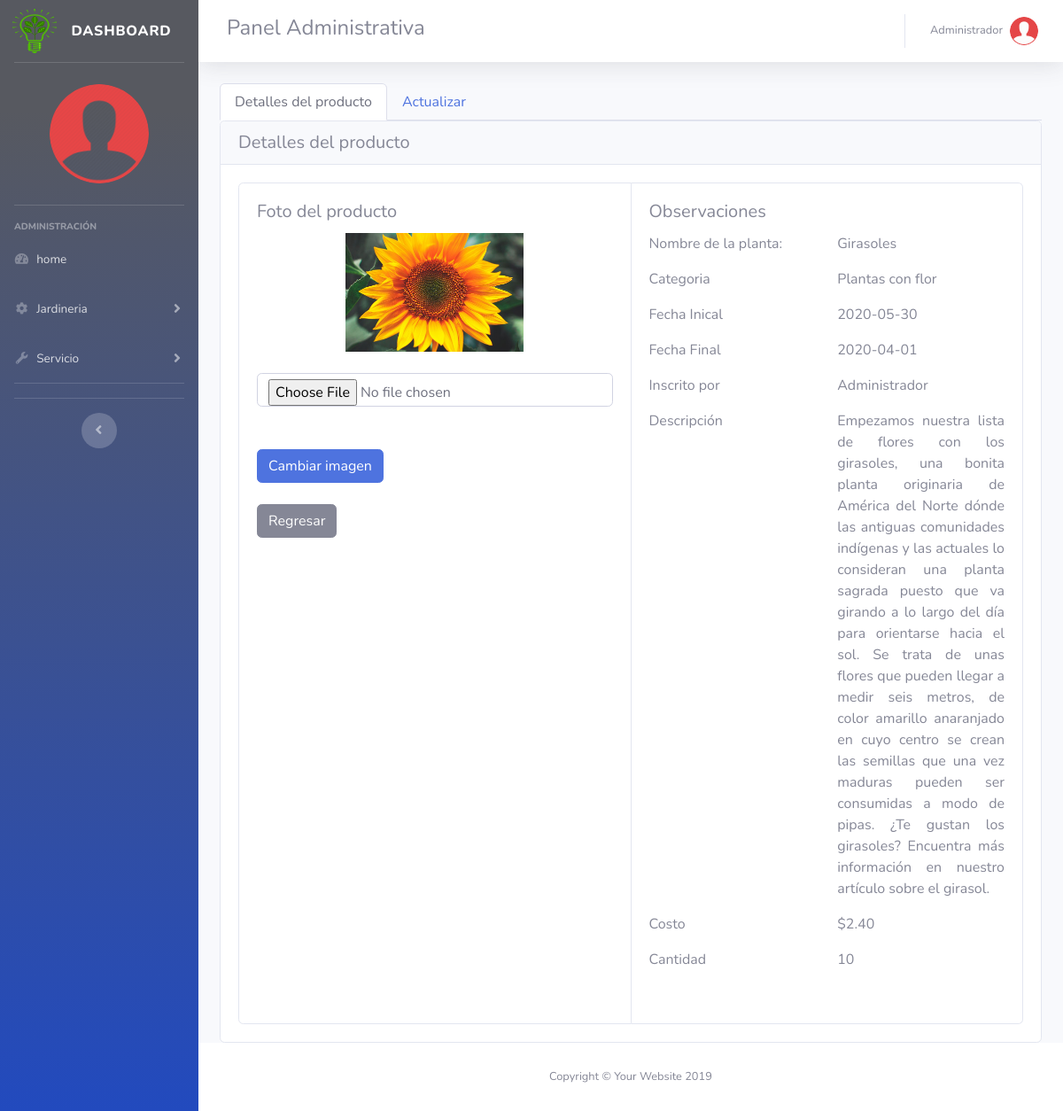
/Dashboard?vistas=DetallesProducto&id=1 (signed in), run on the app's committed database.
### tables this page shows
CREATE TABLE `producto` (
  `IDProducto` int(11) NOT NULL,
  `IDcategoria` int(11) NOT NULL,
  `IDTiempo` int(11) NOT NULL,
  `IDuser` int(10) NOT NULL,
  `Titulo` varchar(100) NOT NULL,
  `descripcion` text NOT NULL,
  `img` varchar(100) NOT NULL DEFAULT 'sinImagen.png',
  `cantidad` int(11) NOT NULL,
  `costo` varchar(11) NOT NULL
);

CREATE TABLE `categoria` (
  `IDcategoria` int(11) NOT NULL,
  `Nombre` varchar(100) NOT NULL,
  `Descripcion` text NOT NULL
);

CREATE TABLE `publicaciones` (
  `IDTiempo` int(11) NOT NULL,
  `FechaInicial` date NOT NULL,
  `FechaFinal` date NOT NULL,
  `comentario` text NOT NULL
);

CREATE TABLE `usuarios` (
  `IDuser` int(10) NOT NULL,
  `Nombre` varchar(100) NOT NULL,
  `correo` varchar(100) NOT NULL,
  `contrasena` varchar(100) NOT NULL,
  `sexo` varchar(15) NOT NULL,
  `cargo` varchar(20) NOT NULL,
  `img` varchar(100) NOT NULL DEFAULT 'imguser.png',
  `Estado` varchar(15) NOT NULL DEFAULT '0',
  `FechaCreado` datetime NOT NULL DEFAULT current_timestamp()
);

### main/mainModel.php (called while the page is built, shortened)
<?php
  class mainModel
  {
  	public function conectar()
  	{
  		try {
  			$con = new PDO(SGBD,Usuario,Pass);
  		} catch (PDOException $e) {
  			echo 'Falló la conexión: ' . $e->getMessage();
  		}
  		return $con;
  	}
		public function ejecutar_consulta_simple_Where($consulta, $condicion)
		{
			try {
				$respuesta = mainModel::conectar()->prepare($consulta);
				$respuesta-> execute(array($condicion));
				return $respuesta;
			}
			catch  (PDOException $e) {
				echo 'Falló la conexión: ' . $e->getMessage();
			}
		}
  }
 ?>

### Dashboard/contenidos/DetallesProducto-view.php (the view, shortened to what this page needs)
<?php
    $idProducto = $_GET['id'];
     include_once '../main/mainModel.php';
        $respuesta = new mainModel();
        $sql = "SELECT `IDProducto` , C.Nombre AS 'Categoria',C.IDcategoria , T.IDTiempo, T.FechaFinal , T.FechaInicial  , U.Nombre AS 'Usuario' , P.Titulo, P.`descripcion` , P.img , P.cantidad , costo FROM producto P INNER JOIN categoria C on P.IDcategoria = C.IDcategoria LEFT JOIN publicaciones  T on P.IDTiempo = T.IDTiempo LEFT JOIN usuarios U on P.IDuser = U.IDuser WHERE IDProducto = ?";
        $stmt = $respuesta->ejecutar_consulta_simple_Where($sql ,$idProducto );
        while ($item=$stmt->fetch())
        {
         $categoria =  $item['Categoria'];
         $FechaInicial = $item['FechaFinal'];
         $fechaFinal = $item['FechaInicial'];
         $UsuarioIngreso = $item['Usuario'];
         $Nombre =  $item['Titulo'];
         $descripcion = $item['descripcion'];
         $img = $item['img'];
         $costo = $item['costo'];
         $cantida = $item['cantidad'];
        }
 ?>
 <nav>
  <div class="nav nav-tabs" id="nav-tab" role="tablist">
    <a class="nav-item nav-link active" id="nav-home-tab" data-toggle="tab" href="#nav-home" role="tab" aria-controls="nav-home" aria-selected="true">Detalles del producto</a>
    <a class="nav-item nav-link" id="nav-profile-tab" data-toggle="tab" href="#nav-profile" role="tab" aria-controls="nav-profile" aria-selected="false">Actualizar</a>
  </div>
</nav>
<div class="tab-content" id="nav-tabContent">
  <div class="tab-pane fade show active" id="nav-home" role="tabpanel" aria-labelledby="nav-home-tab">
<div class="card">
  <h5 class="card-header h5">Detalles del producto</h5>
  <div class="card-body">
<div class="card-group">
  <div class="card">
    <div class="card-body">
      <h5 class="card-title">Foto del producto</h5>
      <center>
        <img src="img/<?php echo $img ?>" alt="" style="width: 50%; height: 50%;"  class="img-fluid"/>
      </center>
    <br>
       <form method="POST" action="modelos/subirFotoPlanta.php" enctype="multipart/form-data">
        <input type="file" name="imgusu" id="imgusu" class="form-control" accept="image/*" required />
        <br>
        <br>
        <input type="submit" name="SubirImg" class="btn btn-primary" value="Cambiar imagen">
      </form>
      <br>
      <a href="?vistas=producto" class="btn btn-secondary" >Regresar</a>
    </div>
  </div>
  <div class="card">
    <div class="card-body">
      <h5 class="card-title">Observaciones</h5>
      <div class="row">
        <div class="col-md-6">
          <label>  Nombre de la planta:</label>
        </div>
        <div class="col-md-6">
          <p><?php echo $Nombre ?></p>
        </div>
      </div>
      <div class="row">
        <div class="col-md-6">
          <label>Categoria</label>
        </div>
        <div class="col-md-6">
          <p><?php echo $categoria ?></p>
        </div>
      </div>
      <div class="row">
        <div class="col-md-6">
          <label>Fecha Inical</label>
        </div>
        <div class="col-md-6">
          <p><?php echo $FechaInicial ?></p>
        </div>
      </div>
      <div class="row">
        <div class="col-md-6">
          <label>Fecha Final</label>
        </div>
        <div class="col-md-6">
          <p><?php echo $fechaFinal ?></p>
        </div>
      </div>
      <div class="row">
        <div class="col-md-6">
          <label>Inscrito por</label>
        </div>
        <div class="col-md-6">
          <p><?php echo $UsuarioIngreso ?></p>
        </div>
      </div>
      <div class="row">
        <div class="col-md-6">
          <label>Descripción</label>
        </div>
        <div class="col-md-6">
          <p style="text-align: justify;"><?php echo $descripcion ?></p>
        </div>
      </div>
      <div class="row">
        <div class="col-md-6">
          <label>Costo</label>
        </div>
        <div class="col-md-6">
          <p>$<?php echo $costo ?></p>
        </div>
      </div>
      <div class="row">
        <div class="col-md-6">
          <label>Cantidad</label>
        </div>
        <div class="col-md-6">
          <p><?php echo $cantida ?></p>
        </div>
      </div>
      <br>
    </div>
  </div>
</div>
</div>
</div>
</div>
</div>

### data on the page
producto: img (picture), Titulo "Girasoles", IDcategoria.Nombre "Plantas con flor", IDTiempo.FechaFinal "2020-05-30", IDTiempo.FechaInicial "2020-04-01", IDuser.Nombre "Administrador", descripcion "Empezamos nuestra lista de flores con los girasoles, una bonita planta originaria de América del Norte dónde las antiguas comunidades indígenas y las actuales lo consideran una planta sagrada puesto que va girando a lo largo del día para orientarse hacia el sol. Se trata de unas flores que pueden llegar a medir seis metros, de color amarillo anaranjado en cuyo centro se crean las semillas que una vez maduras pueden ser consumidas a modo de pipas. ¿Te gustan los girasoles? Encuentra más información en nuestro artículo sobre el girasol.", costo "2.40", cantidad "10"

### other printed values
$Nombres[0] "Administrador"
